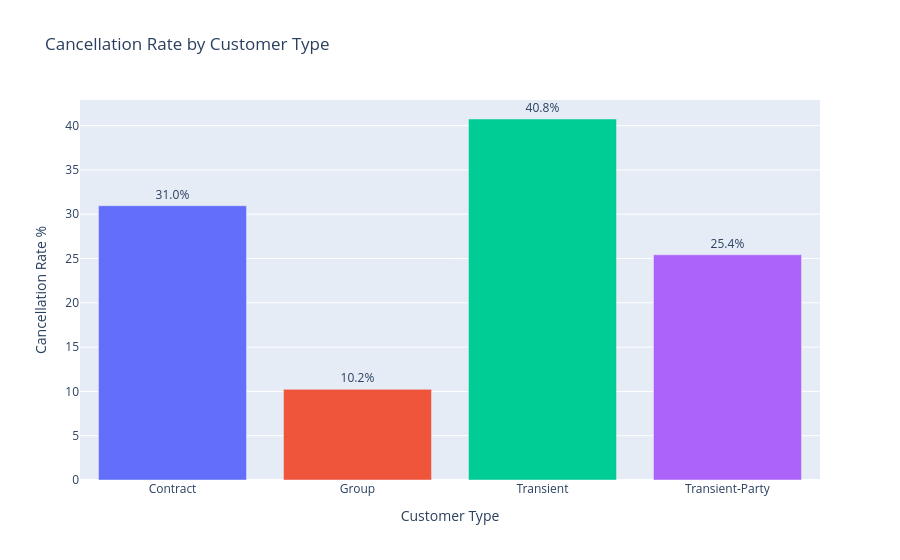

The code cell stored with this chart in its notebook:
### Code cell
fig = px.bar(
    customer_cancel, x="Customer Type", y="Cancellation Rate %",
    color="Customer Type", text="Cancellation Rate %",
    title="Cancellation Rate by Customer Type"
)
fig.update_traces(texttemplate="%{text:.1f}%", textposition="outside")
fig.update_layout(showlegend=False)
fig.show()

### Figure 1 — Plotly figure (JSON) as saved in the notebook; plotly's stock layout.template omitted (floating-point values rounded to 4 significant figures)
{"data": [{"hovertemplate": "Customer Type=%{x}<br>Cancellation Rate %=%{text}<extra></extra>", "legendgroup": "Contract", "marker": {"color": "#636efa", "pattern": {"shape": ""}}, "name": "Contract", "orientation": "v", "showlegend": true, "text": [30.96], "textposition": "outside", "texttemplate": "%{text:.1f}%", "type": "bar", "x": ["Contract"], "xaxis": "x", "y": [30.96], "yaxis": "y"}, {"hovertemplate": "Customer Type=%{x}<br>Cancellation Rate %=%{text}<extra></extra>", "legendgroup": "Group", "marker": {"color": "#EF553B", "pattern": {"shape": ""}}, "name": "Group", "orientation": "v", "showlegend": true, "text": [10.23], "textposition": "outside", "texttemplate": "%{text:.1f}%", "type": "bar", "x": ["Group"], "xaxis": "x", "y": [10.23], "yaxis": "y"}, {"hovertemplate": "Customer Type=%{x}<br>Cancellation Rate %=%{text}<extra></extra>", "legendgroup": "Transient", "marker": {"color": "#00cc96", "pattern": {"shape": ""}}, "name": "Transient", "orientation": "v", "showlegend": true, "text": [40.75], "textposition": "outside", "texttemplate": "%{text:.1f}%", "type": "bar", "x": ["Transient"], "xaxis": "x", "y": [40.75], "yaxis": "y"}, {"hovertemplate": "Customer Type=%{x}<br>Cancellation Rate %=%{text}<extra></extra>", "legendgroup": "Transient-Party", "marker": {"color": "#ab63fa", "pattern": {"shape": ""}}, "name": "Transient-Party", "orientation": "v", "showlegend": true, "text": [25.42], "textposition": "outside", "texttemplate": "%{text:.1f}%", "type": "bar", "x": ["Transient-Party"], "xaxis": "x", "y": [25.42], "yaxis": "y"}], "layout": {"barmode": "relative", "legend": {"title": {"text": "Customer Type"}, "tracegroupgap": 0}, "showlegend": false, "title": {"text": "Cancellation Rate by Customer Type"}, "xaxis": {"anchor": "y", "categoryarray": ["Contract", "Group", "Transient", "Transient-Party"], "categoryorder": "array", "domain": [0.0, 1.0], "title": {"text": "Customer Type"}}, "yaxis": {"anchor": "x", "domain": [0.0, 1.0], "title": {"text": "Cancellation Rate %"}}}}
